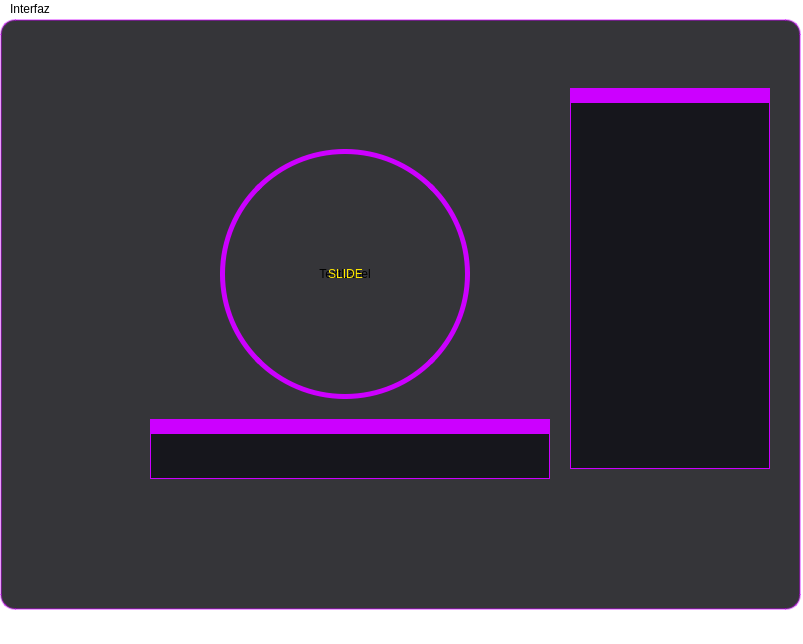
<?xml version="1.0" encoding="UTF-8"?>
<ui version="4.0">
 <class>MainWindow</class>
 <widget class="QMainWindow" name="MainWindow">
  <property name="geometry">
   <rect>
    <x>0</x>
    <y>0</y>
    <width>803</width>
    <height>644</height>
   </rect>
  </property>
  <property name="windowTitle">
   <string>MainWindow</string>
  </property>
  <property name="styleSheet">
   <string notr="true">background-color: transparent;</string>
  </property>
  <widget class="QWidget" name="centralwidget">
   <property name="styleSheet">
    <string notr="true">background-color: transparent;</string>
   </property>
   <widget class="QFrame" name="frame_fondo">
    <property name="geometry">
     <rect>
      <x>0</x>
      <y>0</y>
      <width>801</width>
      <height>591</height>
     </rect>
    </property>
    <property name="styleSheet">
     <string notr="true">#frame_fondo { 
    background-color: rgba(10, 10, 15, 210); 
    border: 2px solid rgba(204, 0, 255, 100); 
    border-radius: 15px; 
}</string>
    </property>
    <property name="frameShape">
     <enum>QFrame::Shape::StyledPanel</enum>
    </property>
    <property name="frameShadow">
     <enum>QFrame::Shadow::Raised</enum>
    </property>
    <widget class="QLabel" name="label_orbe">
     <property name="geometry">
      <rect>
       <x>220</x>
       <y>130</y>
       <width>250</width>
       <height>250</height>
      </rect>
     </property>
     <property name="styleSheet">
      <string notr="true">QLabel#label_orbe {
    background-color: transparent;
    border: 5px solid #cc00ff; /* Morado neón */
    border-radius: 125px; /* Si tu ancho/alto es 150, esto lo hace círculo */
    min-width: 150px;
    min-height: 150px;
}</string>
     </property>
     <property name="text">
      <string>TextLabel</string>
     </property>
     <property name="alignment">
      <set>Qt::AlignmentFlag::AlignCenter</set>
     </property>
    </widget>
    <widget class="QTextBrowser" name="textBrowser">
     <property name="geometry">
      <rect>
       <x>570</x>
       <y>69</y>
       <width>200</width>
       <height>381</height>
      </rect>
     </property>
     <property name="styleSheet">
      <string notr="true">background-color: rgba(10, 10, 15, 180);
color: #00e5ff;
border: 1px solid #cc00ff;
border-top: 15px solid #cc00ff; /* Esto le da una pestaña tipo sci-fi */
font: 10pt &quot;Consolas&quot;;</string>
     </property>
    </widget>
    <widget class="QLabel" name="label_nombre">
     <property name="geometry">
      <rect>
       <x>290</x>
       <y>230</y>
       <width>111</width>
       <height>50</height>
      </rect>
     </property>
     <property name="contextMenuPolicy">
      <enum>Qt::ContextMenuPolicy::PreventContextMenu</enum>
     </property>
     <property name="toolTipDuration">
      <number>-2</number>
     </property>
     <property name="layoutDirection">
      <enum>Qt::LayoutDirection::RightToLeft</enum>
     </property>
     <property name="styleSheet">
      <string notr="true">color: #ffea00; 
font: bold 28pt &quot;Courier New&quot;; 
background: transparent;</string>
     </property>
     <property name="text">
      <string>SLIDE</string>
     </property>
     <property name="scaledContents">
      <bool>false</bool>
     </property>
     <property name="alignment">
      <set>Qt::AlignmentFlag::AlignCenter</set>
     </property>
    </widget>
    <widget class="QTextEdit" name="text_output">
     <property name="geometry">
      <rect>
       <x>150</x>
       <y>400</y>
       <width>400</width>
       <height>60</height>
      </rect>
     </property>
     <property name="styleSheet">
      <string notr="true">background-color: rgba(10, 10, 15, 180);
color: #00e5ff;
border: 1px solid #cc00ff;
border-top: 15px solid #cc00ff; /* Esto le da una pestaña tipo sci-fi */
font: 10pt &quot;Consolas&quot;;</string>
     </property>
    </widget>
   </widget>
  </widget>
  <widget class="QMenuBar" name="menubar">
   <property name="geometry">
    <rect>
     <x>0</x>
     <y>0</y>
     <width>803</width>
     <height>33</height>
    </rect>
   </property>
   <widget class="QMenu" name="menuInterfaz">
    <property name="title">
     <string>Interfaz</string>
    </property>
   </widget>
   <addaction name="menuInterfaz"/>
  </widget>
  <widget class="QStatusBar" name="statusbar"/>
 </widget>
 <resources/>
 <connections/>
</ui>
